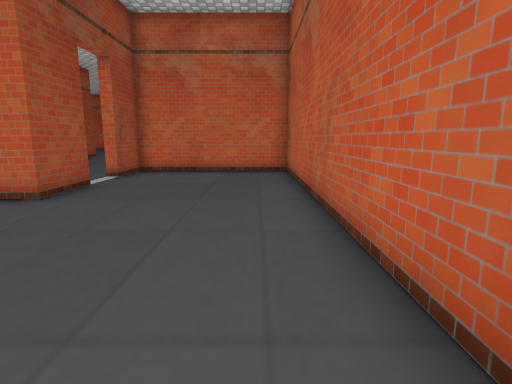
View 1 (above)

22 first-person views from a walk through a Unity game level. The camera is 1.2 m above the floor, tilts 10° down and sees 80° across. Doors are open. The floor is counted in squares, 0.9 m on a side. Each view is taken from the middle of a square. On the plan, view 1 faces up. The plan holds only what a view shows up to about 14 squares ahead; the rest is blank. The place goes on beyond the plan. The player is left out. Some surface patterns are stand-ins.

View 2
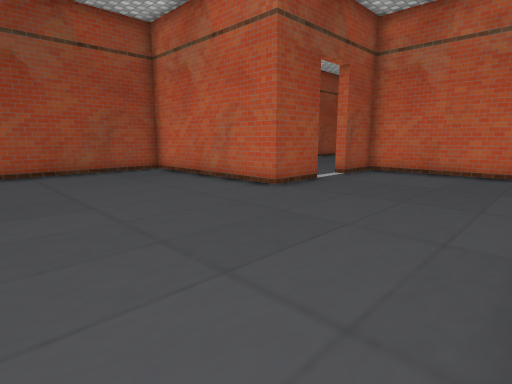

View 3
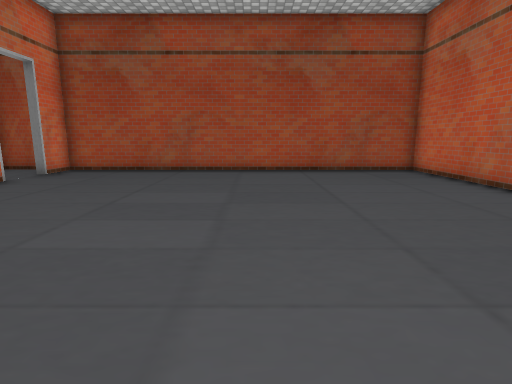

View 4
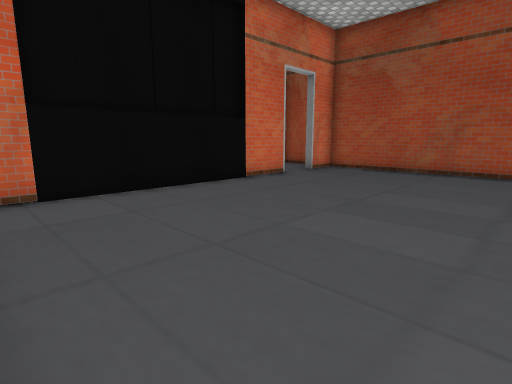

View 5
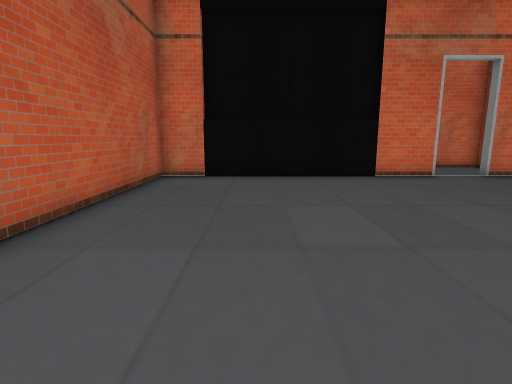

View 6
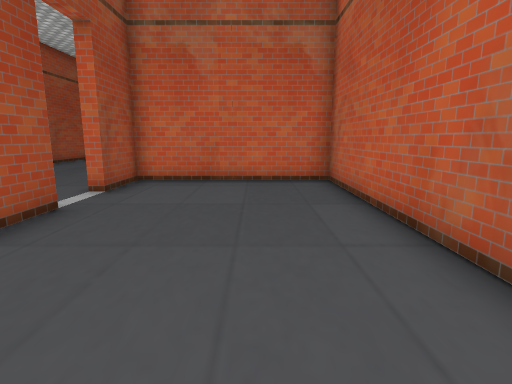

View 7
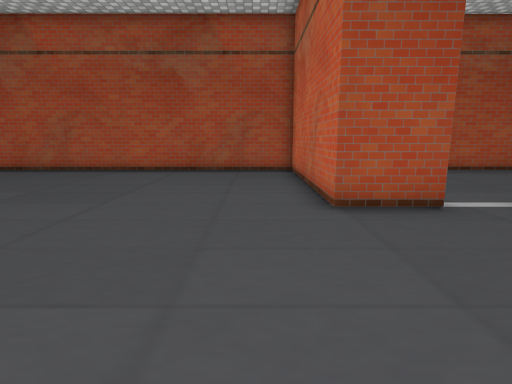

View 8
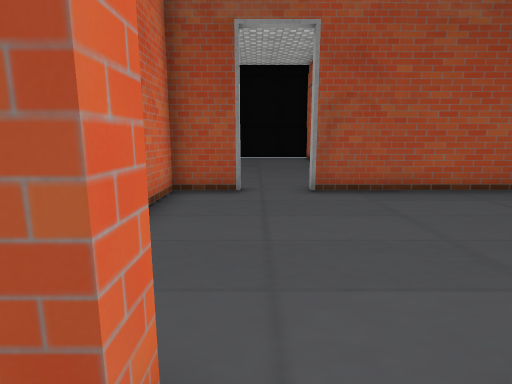

View 9
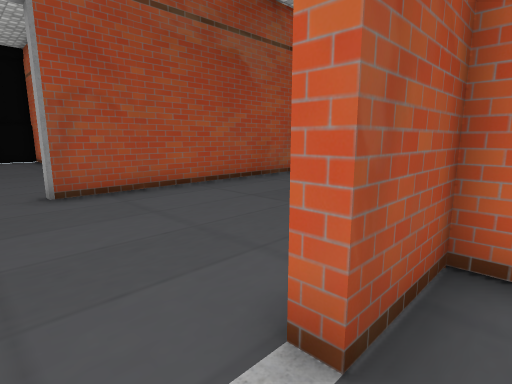

View 10
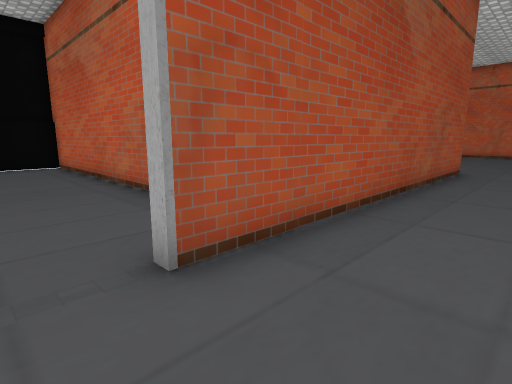

View 11
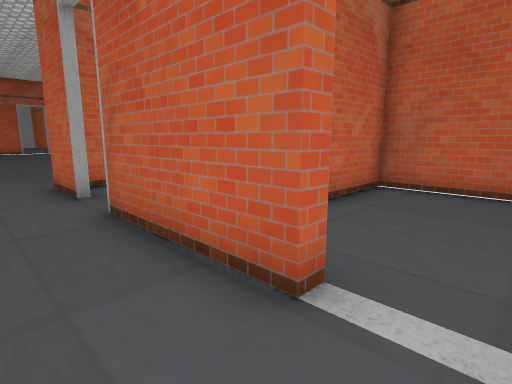

View 12
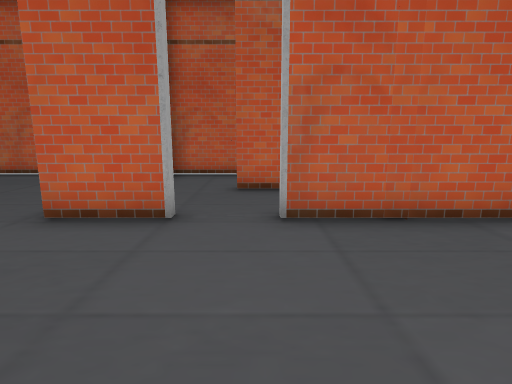

View 13
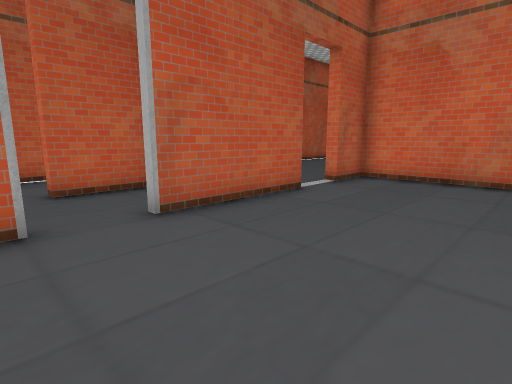

View 14
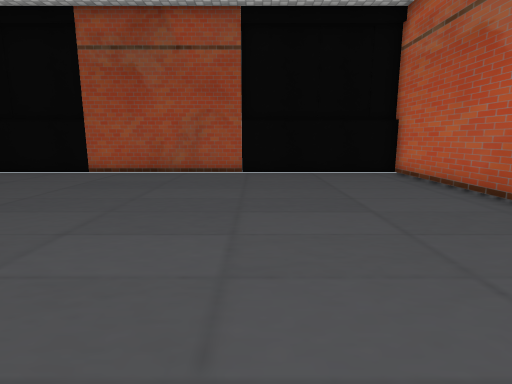

View 15
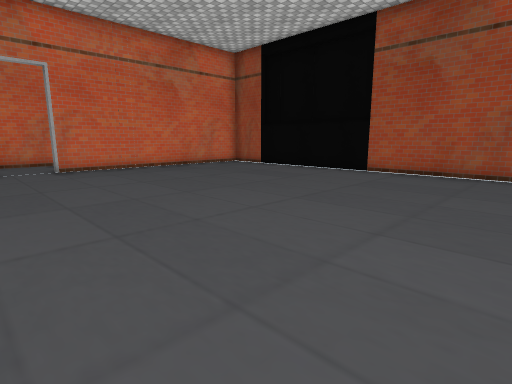

View 16
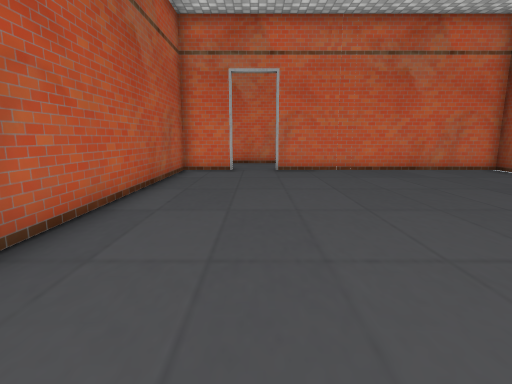

View 17
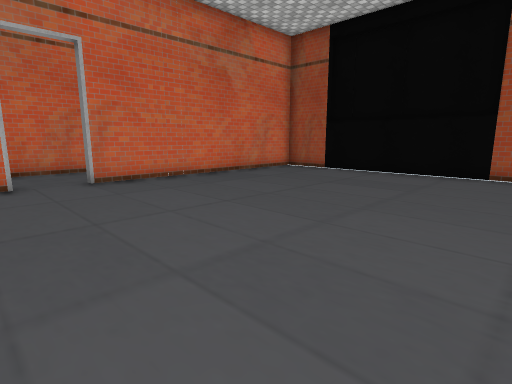

View 18
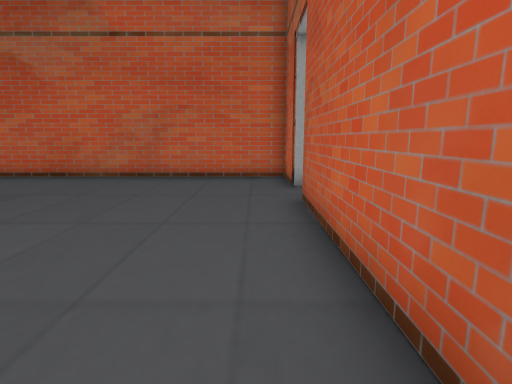

View 19
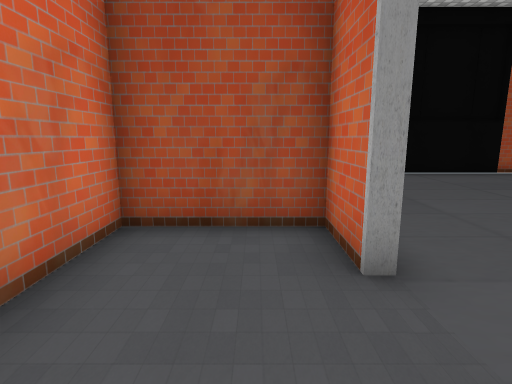

View 20
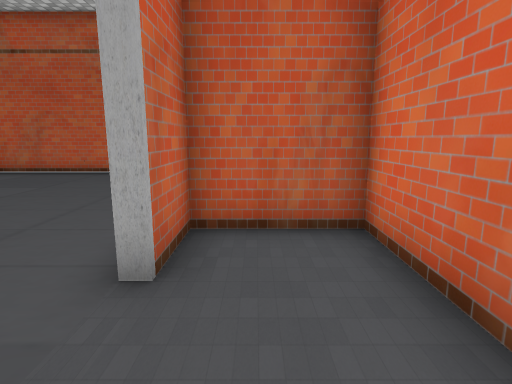

View 21
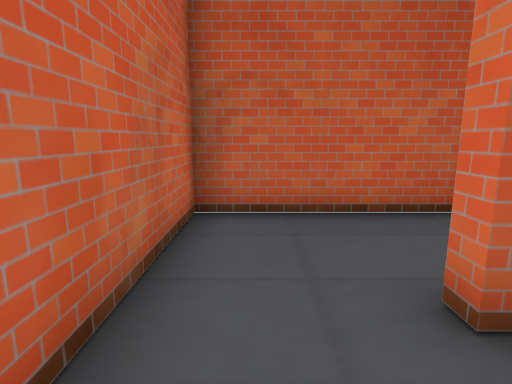

View 22
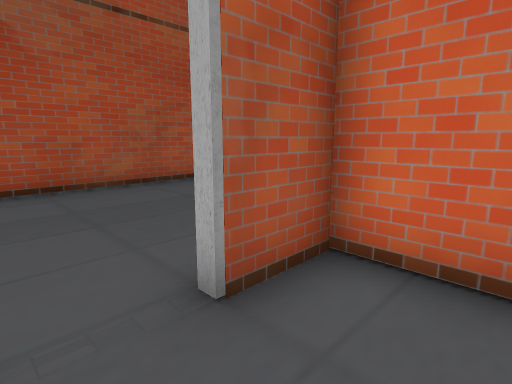

### Floor plan
Ten units are one square. View 1 is at (0, 0); x grows to the right and y downward. Boxes are objects, and circles mark ways between rooms. Rooms are numbered by the first view taken in them; rooms with no view inside come last. Other rooms are left out.
<svg viewBox="-255 -190 274 306">
<path fill="none" stroke="#000" d="M-47 -86 -47 -65 -116 -65M-3 76 13 76 13 -131M-83 76 -61 76M-116 -71 -116 76 -101 76M14 -125 -47 -125 -47 -104M-51 -104 -51 -146M-116 -86 -116 -71M-51 -164 -51 -185M-116 -185 -116 -104M-116 -69 -51 -69 -51 -86M-120 -30 -120 -85M-249 -65 -249 -4M-249 55 -249 76 -158 76M-141 76 -120 76 -120 -15M-120 -104 -120 -124M-116 -125 -250 -125M-158 80 -175 80 -175 111 -144 111M-118 91 -118 106 -66 106 -66 80 -83 80M-14 -181 -47 -181 -47 -164M-21 -132 -21 -155 -16 -155M13 -131 13 -181 -14 -181"/>
<circle cx="-50" cy="-95" r="3" fill="#2a7"/>
<circle cx="-95" cy="80" r="3" fill="#2a7"/>
<circle cx="-120" cy="-95" r="3" fill="#2a7"/>
<circle cx="-50" cy="-155" r="3" fill="#2a7"/>
<circle cx="-145" cy="80" r="3" fill="#2a7"/>
<circle cx="-20" cy="-165" r="3" fill="#2a7"/>
<text x="-40" y="-10">1</text>
<text x="-90" y="-130">2</text>
<text x="-190" y="-20">3</text>
<text x="-150" y="90">4</text>
<text x="-90" y="90">5</text>
<text x="-30" y="-160">6</text>
<text x="0" y="-160">7</text>
</svg>
Room 1 opens to room 2. Room 1 opens to room 5. Room 2 opens to room 3. Room 2 opens to room 6. Room 3 opens to room 4. Room 6 opens to room 7.

Where each view was taken, in squares from view 1:
view 1: 0 up, 0 right, facing up
view 2: 0 up, 1 right, facing up-left
view 3: 0 up, 1 right, facing left
view 4: 0 up, 1 right, facing down-left
view 5: 3 up, 2 left, facing down
view 6: 3 up, 1 left, facing up
view 7: 5 up, 1 right, facing left
view 8: 9 up, 4 left, facing left
view 9: 9 up, 4 left, facing up-left
view 10: 9 up, 9 left, facing up-left
view 11: 9 up, 7 left, facing up-right
view 12: 15 up, 10 left, facing right
view 13: 17 up, 10 left, facing down-right
view 14: 7 up, 13 left, facing left
view 15: 6 up, 13 left, facing down-left
view 16: 5 up, 15 left, facing down
view 17: 2 up, 13 left, facing down-left
view 18: 2 up, 13 left, facing up
view 19: 9 down, 13 left, facing left
view 20: 9 down, 11 left, facing right
view 21: 17 up, 4 left, facing right
view 22: 15 up, 3 left, facing up-left
